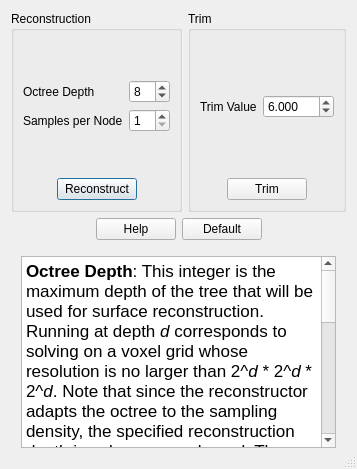
<?xml version="1.0" encoding="UTF-8"?>
<ui version="4.0">
 <class>DialogPoissonReconstruction</class>
 <widget class="QDialog" name="DialogPoissonReconstruction">
  <property name="geometry">
   <rect>
    <x>0</x>
    <y>0</y>
    <width>451</width>
    <height>388</height>
   </rect>
  </property>
  <property name="windowTitle">
   <string>Poisson Surface Reconstruction</string>
  </property>
  <property name="sizeGripEnabled">
   <bool>true</bool>
  </property>
  <layout class="QVBoxLayout" name="verticalLayout_2">
   <property name="sizeConstraint">
    <enum>QLayout::SetFixedSize</enum>
   </property>
   <item>
    <layout class="QHBoxLayout" name="horizontalLayout">
     <item>
      <widget class="QGroupBox" name="groupBoxReconstruction">
       <property name="title">
        <string>Reconstruction</string>
       </property>
       <layout class="QGridLayout" name="gridLayout">
        <item row="1" column="1">
         <widget class="QSpinBox" name="spinBoxOctreeDepth">
          <property name="minimum">
           <number>1</number>
          </property>
          <property name="maximum">
           <number>15</number>
          </property>
          <property name="value">
           <number>8</number>
          </property>
         </widget>
        </item>
        <item row="1" column="0">
         <widget class="QLabel" name="labelOctreeDepth">
          <property name="text">
           <string>Octree Depth</string>
          </property>
         </widget>
        </item>
        <item row="2" column="1">
         <widget class="QSpinBox" name="spinBoxSamplesPerNode">
          <property name="minimum">
           <number>1</number>
          </property>
          <property name="maximum">
           <number>20</number>
          </property>
          <property name="value">
           <number>1</number>
          </property>
         </widget>
        </item>
        <item row="2" column="0">
         <widget class="QLabel" name="labelSamplesPerNode">
          <property name="text">
           <string>Samples per Node</string>
          </property>
         </widget>
        </item>
        <item row="5" column="0" colspan="2">
         <layout class="QHBoxLayout" name="horizontalLayoutButtons_2">
          <item>
           <spacer name="horizontalSpacer_3">
            <property name="orientation">
             <enum>Qt::Horizontal</enum>
            </property>
            <property name="sizeHint" stdset="0">
             <size>
              <width>0</width>
              <height>0</height>
             </size>
            </property>
           </spacer>
          </item>
          <item>
           <widget class="QPushButton" name="pushButtonReconstruct">
            <property name="text">
             <string>Reconstruct</string>
            </property>
            <property name="default">
             <bool>true</bool>
            </property>
           </widget>
          </item>
          <item>
           <spacer name="horizontalSpacer_4">
            <property name="orientation">
             <enum>Qt::Horizontal</enum>
            </property>
            <property name="sizeHint" stdset="0">
             <size>
              <width>0</width>
              <height>0</height>
             </size>
            </property>
           </spacer>
          </item>
         </layout>
        </item>
        <item row="3" column="0">
         <spacer name="verticalSpacer_2">
          <property name="orientation">
           <enum>Qt::Vertical</enum>
          </property>
          <property name="sizeHint" stdset="0">
           <size>
            <width>20</width>
            <height>40</height>
           </size>
          </property>
         </spacer>
        </item>
        <item row="0" column="0">
         <spacer name="verticalSpacer_3">
          <property name="orientation">
           <enum>Qt::Vertical</enum>
          </property>
          <property name="sizeHint" stdset="0">
           <size>
            <width>20</width>
            <height>40</height>
           </size>
          </property>
         </spacer>
        </item>
       </layout>
      </widget>
     </item>
     <item>
      <widget class="QGroupBox" name="groupBoxTrim">
       <property name="title">
        <string>Trim</string>
       </property>
       <layout class="QGridLayout" name="gridLayout_2">
        <item row="1" column="0">
         <widget class="QLabel" name="labelTrimValue">
          <property name="text">
           <string>Trim Value</string>
          </property>
         </widget>
        </item>
        <item row="1" column="1">
         <widget class="QDoubleSpinBox" name="doubleSpinBoxTrimValue">
          <property name="decimals">
           <number>3</number>
          </property>
          <property name="minimum">
           <double>0.001000000000000</double>
          </property>
          <property name="maximum">
           <double>100.000000000000000</double>
          </property>
          <property name="value">
           <double>6.000000000000000</double>
          </property>
         </widget>
        </item>
        <item row="2" column="0">
         <spacer name="verticalSpacer">
          <property name="orientation">
           <enum>Qt::Vertical</enum>
          </property>
          <property name="sizeHint" stdset="0">
           <size>
            <width>20</width>
            <height>10</height>
           </size>
          </property>
         </spacer>
        </item>
        <item row="3" column="0" colspan="2">
         <layout class="QHBoxLayout" name="horizontalLayoutButtons_3">
          <item>
           <spacer name="horizontalSpacer_5">
            <property name="orientation">
             <enum>Qt::Horizontal</enum>
            </property>
            <property name="sizeHint" stdset="0">
             <size>
              <width>0</width>
              <height>0</height>
             </size>
            </property>
           </spacer>
          </item>
          <item>
           <widget class="QPushButton" name="pushButtonTrim">
            <property name="text">
             <string>Trim</string>
            </property>
           </widget>
          </item>
          <item>
           <spacer name="horizontalSpacer_6">
            <property name="orientation">
             <enum>Qt::Horizontal</enum>
            </property>
            <property name="sizeHint" stdset="0">
             <size>
              <width>0</width>
              <height>0</height>
             </size>
            </property>
           </spacer>
          </item>
         </layout>
        </item>
        <item row="0" column="0">
         <spacer name="verticalSpacer_4">
          <property name="orientation">
           <enum>Qt::Vertical</enum>
          </property>
          <property name="sizeHint" stdset="0">
           <size>
            <width>20</width>
            <height>40</height>
           </size>
          </property>
         </spacer>
        </item>
       </layout>
      </widget>
     </item>
    </layout>
   </item>
   <item>
    <layout class="QHBoxLayout" name="horizontalLayoutButtons">
     <item>
      <spacer name="horizontalSpacer">
       <property name="orientation">
        <enum>Qt::Horizontal</enum>
       </property>
       <property name="sizeHint" stdset="0">
        <size>
         <width>0</width>
         <height>0</height>
        </size>
       </property>
      </spacer>
     </item>
     <item>
      <widget class="QPushButton" name="pushButtonHelp">
       <property name="text">
        <string>Help</string>
       </property>
       <property name="checkable">
        <bool>true</bool>
       </property>
      </widget>
     </item>
     <item>
      <widget class="QPushButton" name="pushButtonDefault">
       <property name="text">
        <string>Default</string>
       </property>
      </widget>
     </item>
     <item>
      <spacer name="horizontalSpacer_2">
       <property name="orientation">
        <enum>Qt::Horizontal</enum>
       </property>
       <property name="sizeHint" stdset="0">
        <size>
         <width>0</width>
         <height>0</height>
        </size>
       </property>
      </spacer>
     </item>
    </layout>
   </item>
   <item>
    <widget class="QWidget" name="widgetHint" native="true">
     <layout class="QVBoxLayout" name="verticalLayout">
      <property name="leftMargin">
       <number>10</number>
      </property>
      <property name="topMargin">
       <number>10</number>
      </property>
      <property name="rightMargin">
       <number>10</number>
      </property>
      <property name="bottomMargin">
       <number>10</number>
      </property>
      <item>
       <widget class="QTextBrowser" name="textBrowserHint">
        <property name="html">
         <string>&lt;!DOCTYPE HTML PUBLIC &quot;-//W3C//DTD HTML 4.0//EN&quot; &quot;http://www.w3.org/TR/REC-html40/strict.dtd&quot;&gt;
&lt;html&gt;&lt;head&gt;&lt;meta name=&quot;qrichtext&quot; content=&quot;1&quot; /&gt;&lt;style type=&quot;text/css&quot;&gt;
p, li { white-space: pre-wrap; }
&lt;/style&gt;&lt;/head&gt;&lt;body style=&quot; font-family:'SimSun'; font-size:9pt; font-weight:400; font-style:normal;&quot;&gt;
&lt;p style=&quot; margin-top:0px; margin-bottom:0px; margin-left:0px; margin-right:0px; -qt-block-indent:0; text-indent:0px;&quot;&gt;&lt;span style=&quot; font-family:'MS Shell Dlg 2'; font-size:13pt; font-weight:600;&quot;&gt;Octree Depth&lt;/span&gt;&lt;span style=&quot; font-family:'MS Shell Dlg 2'; font-size:13pt;&quot;&gt;: This integer is the maximum depth of the tree that will be used for surface reconstruction. Running at depth &lt;/span&gt;&lt;span style=&quot; font-family:'MS Shell Dlg 2'; font-size:13pt; font-style:italic;&quot;&gt;d&lt;/span&gt;&lt;span style=&quot; font-family:'MS Shell Dlg 2'; font-size:13pt;&quot;&gt; corresponds to solving on a voxel grid whose resolution is no larger than 2^&lt;/span&gt;&lt;span style=&quot; font-family:'MS Shell Dlg 2'; font-size:13pt; font-style:italic;&quot;&gt;d &lt;/span&gt;&lt;span style=&quot; font-family:'MS Shell Dlg 2'; font-size:13pt;&quot;&gt;* 2^&lt;/span&gt;&lt;span style=&quot; font-family:'MS Shell Dlg 2'; font-size:13pt; font-style:italic;&quot;&gt;d&lt;/span&gt;&lt;span style=&quot; font-family:'MS Shell Dlg 2'; font-size:13pt;&quot;&gt; * 2^&lt;/span&gt;&lt;span style=&quot; font-family:'MS Shell Dlg 2'; font-size:13pt; font-style:italic;&quot;&gt;d&lt;/span&gt;&lt;span style=&quot; font-family:'MS Shell Dlg 2'; font-size:13pt;&quot;&gt;. Note that since the reconstructor adapts the octree to the sampling density, the specified reconstruction depth is only an upper bound. The default value is 8.&lt;/span&gt;&lt;/p&gt;
&lt;p style=&quot; margin-top:12px; margin-bottom:12px; margin-left:0px; margin-right:0px; -qt-block-indent:0; text-indent:0px;&quot;&gt;&lt;span style=&quot; font-family:'MS Shell Dlg 2'; font-size:13pt; font-weight:600;&quot;&gt;Samples per Node&lt;/span&gt;&lt;span style=&quot; font-family:'MS Shell Dlg 2'; font-size:13pt;&quot;&gt;: This floating point value specifies the minimum number of sample points that should fall within an octree node as the octree construction is adapted to sampling density. For noise-free samples, small values in the range [1.0 - 5.0] can be used. For more noisy samples, larger values in the range [15.0 - 20.0] may be needed to provide a smoother, noise-reduced, reconstruction. The default value is 1.0.&lt;/span&gt;&lt;/p&gt;
&lt;p style=&quot; margin-top:12px; margin-bottom:12px; margin-left:0px; margin-right:0px; -qt-block-indent:0; text-indent:0px;&quot;&gt;&lt;span style=&quot; font-family:'MS Shell Dlg 2'; font-size:13pt; font-weight:600;&quot;&gt;Trim Value&lt;/span&gt;&lt;span style=&quot; font-family:'MS Shell Dlg 2'; font-size:13pt;&quot;&gt;: This floating point values specifies the value for mesh trimming. The subset of the mesh with the sampling density smaller than trim value will be discarded.&lt;/span&gt;&lt;/p&gt;&lt;/body&gt;&lt;/html&gt;</string>
        </property>
       </widget>
      </item>
     </layout>
    </widget>
   </item>
  </layout>
 </widget>
 <tabstops>
  <tabstop>spinBoxOctreeDepth</tabstop>
  <tabstop>doubleSpinBoxTrimValue</tabstop>
  <tabstop>spinBoxSamplesPerNode</tabstop>
  <tabstop>pushButtonHelp</tabstop>
  <tabstop>pushButtonDefault</tabstop>
  <tabstop>textBrowserHint</tabstop>
 </tabstops>
 <resources/>
 <connections/>
</ui>
